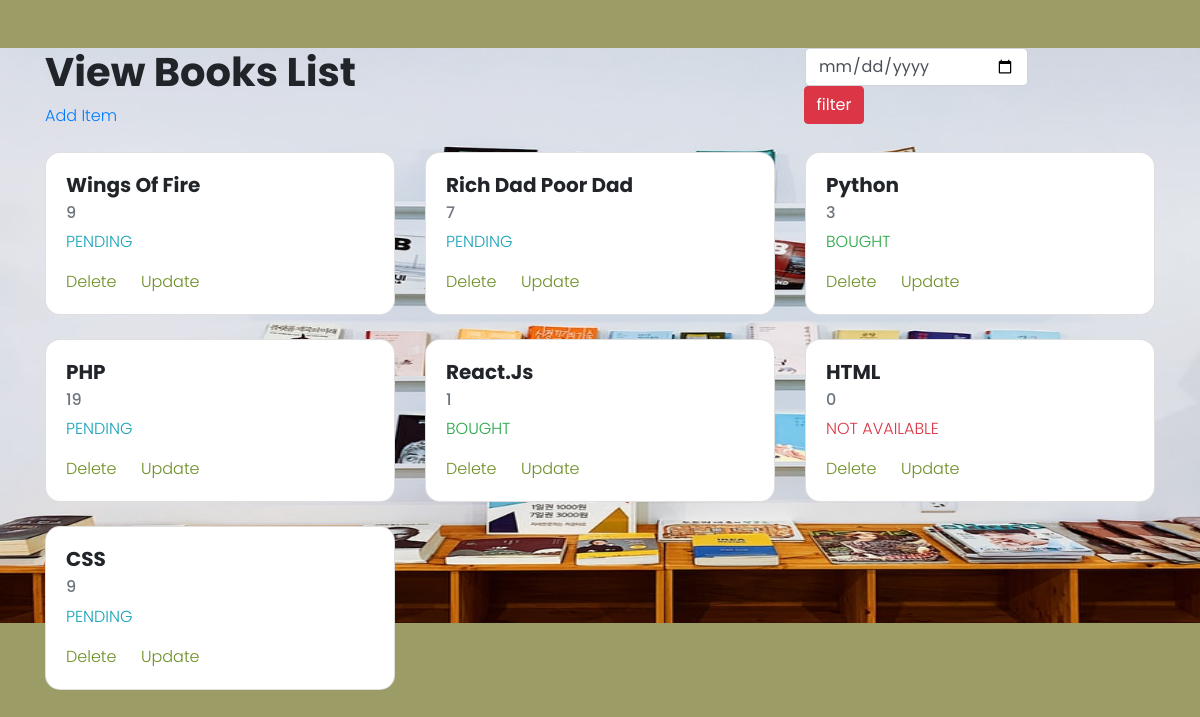
The page / on the database its author committed.
### tables this page shows
CREATE TABLE `grocerytb` (
  `id` int(10) NOT NULL,
  `item_name` varchar(30) NOT NULL,
  `item_Quantity` int(100) NOT NULL,
  `item_status` varchar(20) NOT NULL,
  `Date` date NOT NULL
);

### index.php (the view, shortened to what this page needs)
<?php
    include("connect.php");
    if (isset($_POST['btn'])) {
        $date=$_POST['idate'];
        $q="select * from grocerytb where Date='$date'";
        $query=mysqli_query($con,$q);
    }
    else {
        $q= "select * from grocerytb";
        $query=mysqli_query($con,$q);
    }
?>
<html>
<head>
    <link rel="stylesheet" href=
"https://maxcdn.bootstrapcdn.com/bootstrap/4.4.1/css/bootstrap.min.css">
    <link rel="stylesheet"
        href="style.css">
</head>
<img src="bookss.jpg" class="gr" alt="grocery" height="575" width="1366">
<body>
    <div class="container mt-5">
        <div class="row">
            <div class="col-lg-8">
                <h1>View Books List</h1>
                <a href="add.php">Add Item</a>
            </div>
            <div class="col-lg-4">
                <div class="row">
                    <div class="col-lg-8">
                        <form method="post" action="">
                            <input type="date"
                                class="form-control"
                                name="idate">
                            <div class="col-lg-4"
                                method="post">
                                <input type="submit"
                                class="btn btn-danger float-right"
                                name="btn" value="filter">
                            </div>
                        </form>
                    </div>
                </div>
            </div>
        </div>
        <div class="row mt-4">
            <?php
                while ($q=mysqli_fetch_array($query))
                {
            ?>
            <div class="col-lg-4">
                <div class="card">
                    <div class="card-body">
                        <h5 class="card-title">
                            <?php echo $q['item_name']; ?>
                        </h5>
                        <h6 class="card-subtitle mb-2 text-muted">
                            <?php echo
                            $q['item_Quantity']; ?>
                        </h6>
                        <?php
                        if($q['item_status'] == 0) {
                        ?>
                        <p class="text-info">PENDING</p>
                        <?php
                        } else if($q['item_status'] == 1) {
                        ?>
                        <p class="text-success">BOUGHT</p>
                        <?php } else { ?>
                        <p class="text-danger">NOT AVAILABLE</p>
                        <?php } ?>
                        <a href=
                        "delete.php?id=<?php echo $q['id']; ?>"
                            class="card-link">
                            Delete
                        </a>
                        <a href=
                        "update.php?id=<?php echo $q['id']; ?>"
                            class="card-link">
                            Update
                        </a>
                    </div>
                </div><br>
            </div>
            <?php
            }
            ?>
        </div>
    </div>
</body>
</html>

### style.css (style rules this page uses)
body { font-family: 'Poppins', sans-serif; font-weight: 300; background-color: rgb(156, 156, 103); }
h1, h2, h3, h4, h5 { font-family: 'Poppins', sans-serif; font-weight: 700; }
.card { border-radius: 15px; }
.card-link { color: #6B8E23; }
.gr { position: absolute; }

### rows shown on the page
grocerytb: item_name "Wings Of Fire", item_Quantity "9", item_status "PENDING"
grocerytb: item_name "Rich Dad Poor Dad", item_Quantity "7", item_status "PENDING"
grocerytb: item_name "Python", item_Quantity "3", item_status "BOUGHT"
grocerytb: item_name "PHP", item_Quantity "19", item_status "PENDING"
grocerytb: item_name "React.Js", item_Quantity "1", item_status "BOUGHT"
grocerytb: item_name "HTML", item_Quantity "0", item_status "NOT AVAILABLE"
grocerytb: item_name "CSS", item_Quantity "9", item_status "PENDING"
